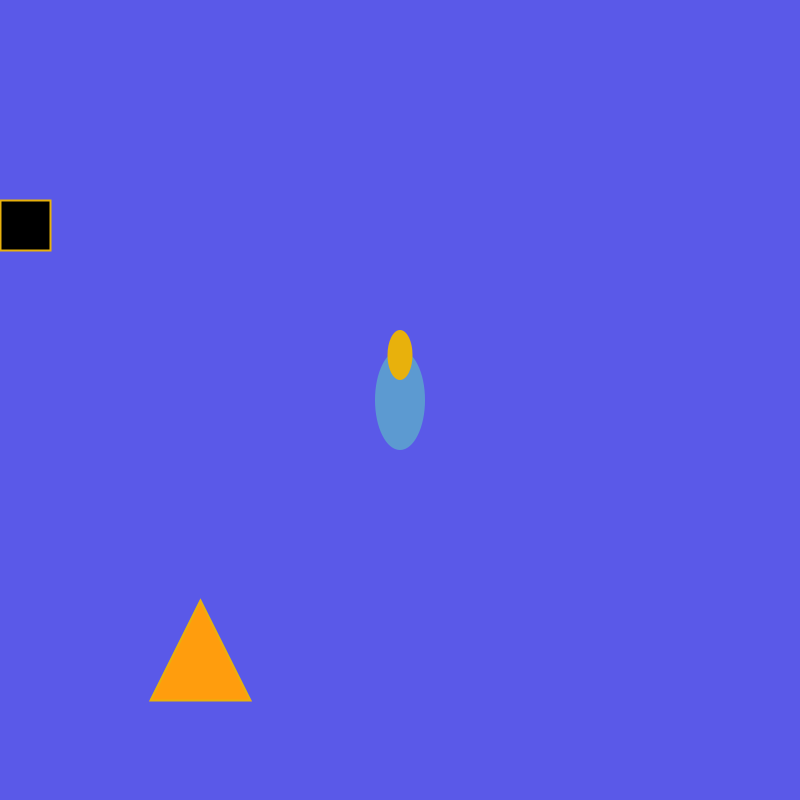
Frame 1 (no input)
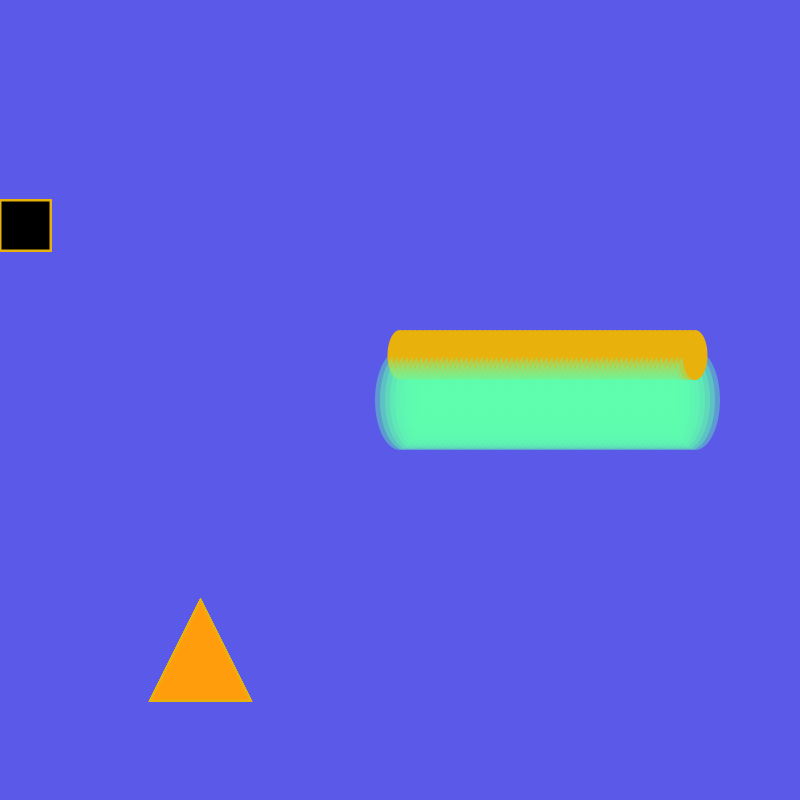
Frame 60 (the mouse pressed at the canvas centre just before this capture)
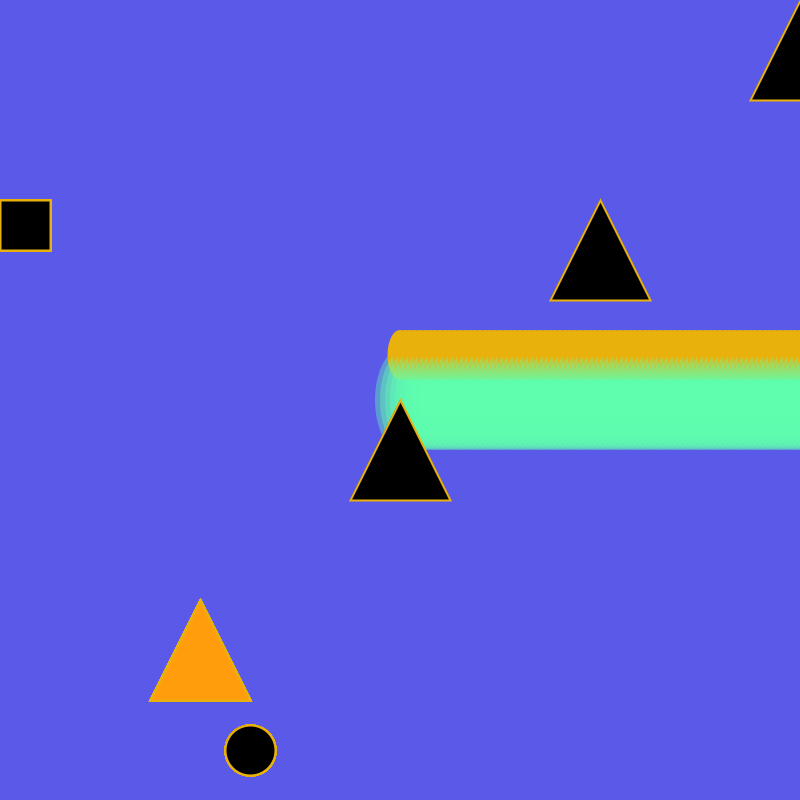
Frame 120 (the mouse held since frame 60 and released just before this capture)

The Processing sketch that drew these frames (run headless with seeded random() and noise(); from frame 60 on, the mouse is pressed at the canvas centre):

// Processing sketch: shapesOoO_ifStatement
// ── shapesOoO_ifStatement.pde

int xLoc;    // declaring at top GLOBAL
int xLocRect;
color rectFill;

int triX, triY;
color triFill;

void setup(){
  size(800, 800);
  background(90, 89, 232);
  xLoc = 200;
  //frameRate(2);
  xLocRect = 0;
  //rectFill = color(13, 255, 31);
}


void draw(){
  //background(90, 89, 232);
  fill(95, 255, 173, 100);
  noStroke();
  ellipse(xLoc + 200, height/2, 50, 100);
  fill(232, 177, 12);
  ellipse(xLoc + 200, 355, 25, 50);
  
  xLoc = xLoc + 5;
  //xLoc = mouseX;
  
  
  println(xLoc);
  
  if(xLoc > width){
    xLoc = -200;
  }
  
  
  if(mouseX < width/2 && mouseY < height/2){
    rectFill = color(0);
  }
  else if (mouseX > width/2 && mouseY < height/2){
    rectFill = color(229, 34, 232);
  }
  else if( mouseX < width/2 && mouseY > height/2){
    rectFill = color(162, 95, 255);
  } // purple color closer
  /*
  else{
    rectFill= color(255);
  }
  */
  
  strokeWeight(2);
  stroke(232, 177, 12);
  fill(rectFill);
  rect(xLocRect, 200, 50, 50);
  
  
  if(mousePressed == true){
    triX = triX + 200;
    triY = triY - 200;
    fill(0);
    ellipse(250, 750, 50, 50);
  }
  if(mousePressed != true){
    //triX = triX - 20;
    //triY = triY + 20;
    triX = 0;
    triY = 0;
  }
  if(mouseX > 200 || mouseY > 400){
    triFill = color(0);
  }
  else{
   triFill = color(255, 157, 13); 
  }
  
  fill(triFill);
  triangle(150 + triX, 700 + triY, 200 + triX, 600 + triY, 250 + triX, 700 + triY);
  
  
  
}
